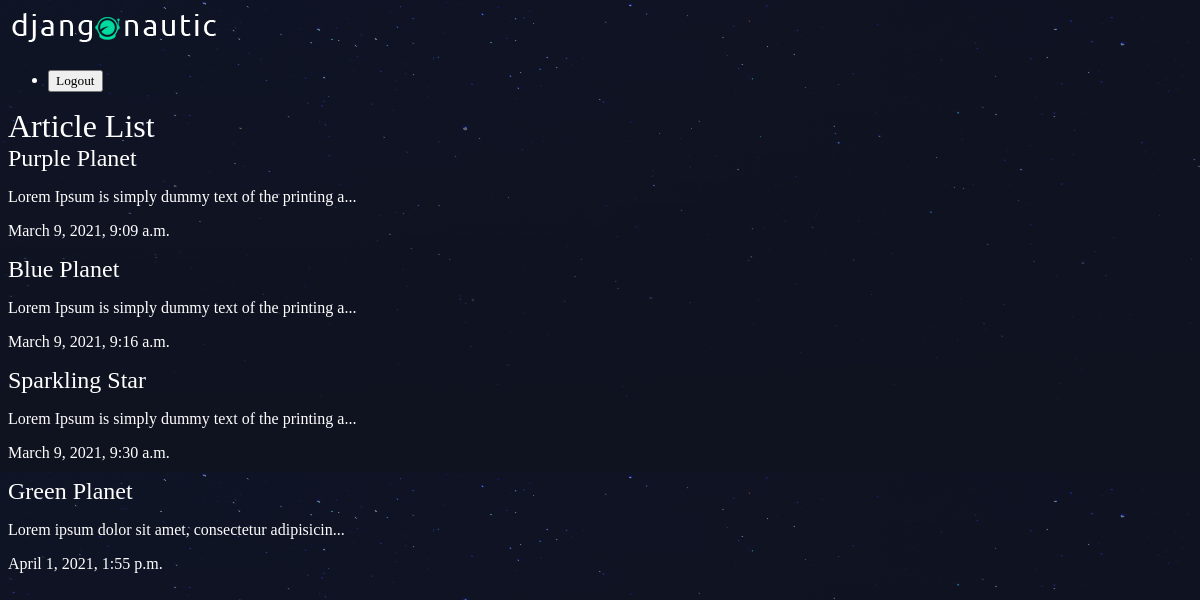
The app's page /articles/ with its own data.
### articles/models.py (models this page shows, shortened)
class Article(models.Model):
    title = models.CharField(max_length=100)
    slug = models.SlugField()
    body = models.TextField()
    date = models.DateTimeField(auto_now_add=True)
    thumb = models.ImageField(default='default.png', blank=True)
    def snippet(self):
        return self.body[:50] + '...'

### articles/views.py (the view)
# urls.py: path('', views.article_list, name="list"),
def article_list(request):
    articles = Article.objects.all().order_by('date')
    return render(request,'articles/article_list.html',{'articles': articles})

### articles/templates/articles/article_list.html
{% extends 'base_layout.html' %}
{% block content %}
    <h1>Article List</h1>
    <div class="articles">
        {% for article in articles %}
            <div class="article">
                <h2><a href="{% url 'articles:detail' article.slug %}">{{ article.title }}</a></h2>
                <p>{{ article.snippet }}</p>
                <p>{{ article.date }}</p>
            </div>
        {% endfor %}
    </div>
{% endblock %}

### assets/style.css (style rules this page uses)
body { background-color: #0f121f; background-image: url(stars.png); background-repeat-y: no-repeat; color: #fff; }
body * { font-family: Ubuntu; }
h1, h2, h3, h4, h5 { font-weight: normal; margin: 0; }
a, a:hover, a:visited { color: #fff; text-decoration: none; }

### records on screen
Article: title "Purple Planet", snippet "Lorem Ipsum is simply dummy text of the printing a...", date "March 9, 2021, 9:09 a.m."
Article: title "Blue Planet", snippet "Lorem Ipsum is simply dummy text of the printing a...", date "March 9, 2021, 9:16 a.m."
Article: title "Sparkling Star", snippet "Lorem Ipsum is simply dummy text of the printing a...", date "March 9, 2021, 9:30 a.m."
Article: title "Green Planet", snippet "Lorem ipsum dolor sit amet, consectetur adipisicin...", date "April 1, 2021, 1:55 p.m."
